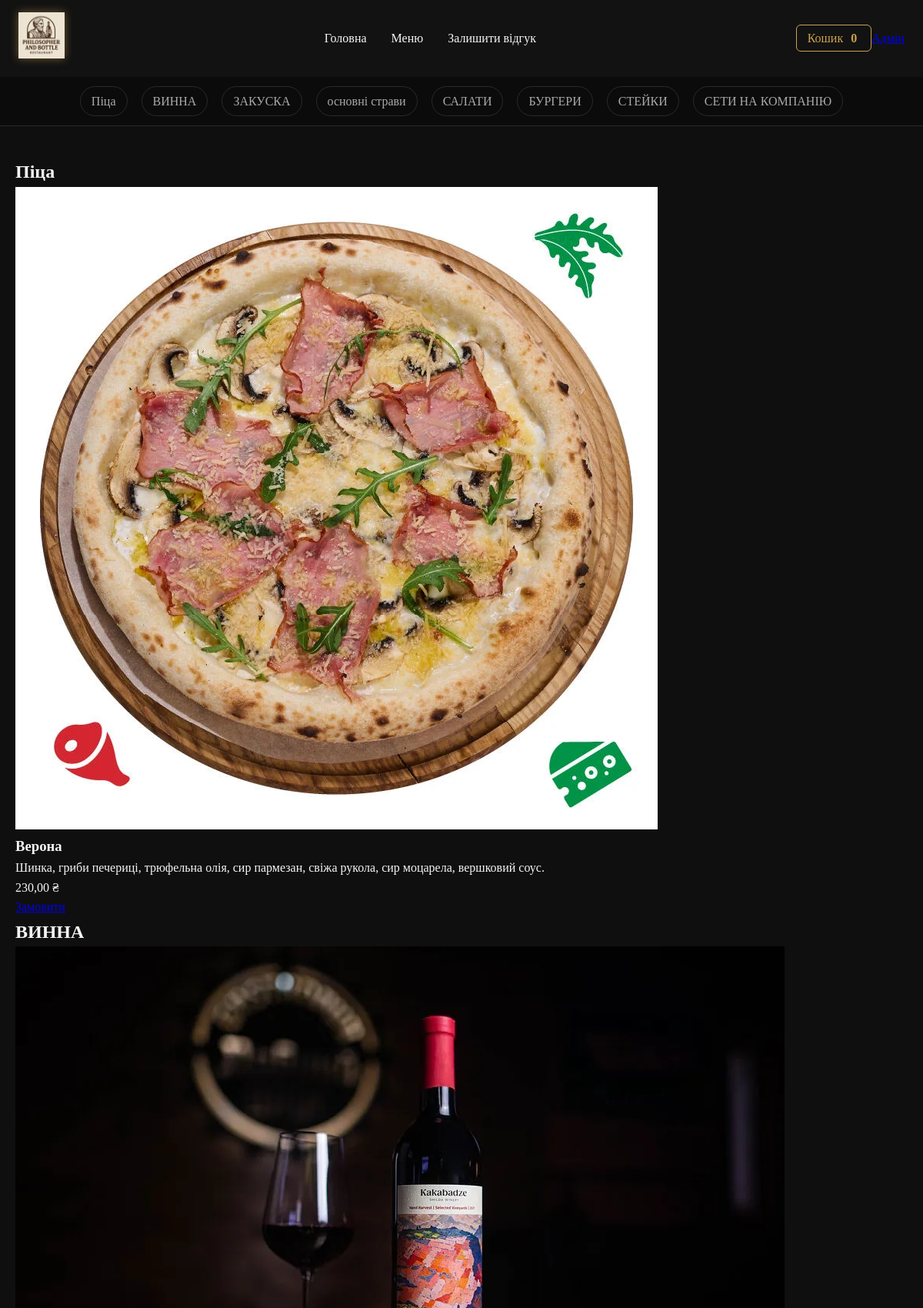
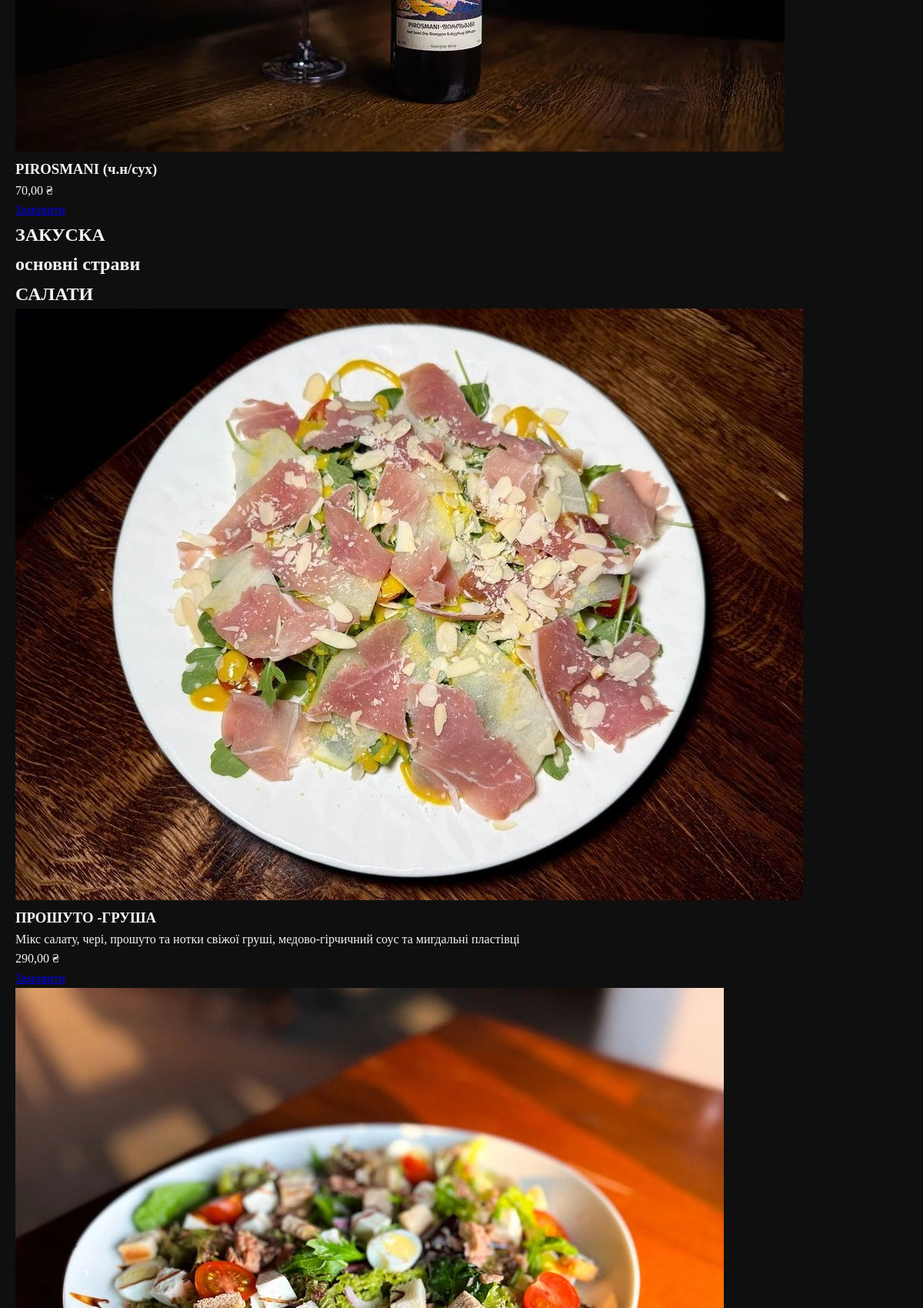
The app's page /menu/ (upper part) with its own data (2 pictures, top to bottom).
### menu/models.py (models this page shows, shortened)
class Category(models.Model):
    title = models.CharField(max_length=200)
    class Meta:
        verbose_name = "Категорія"
        verbose_name_plural = "Категорії"

class Dish(models.Model):
    title = models.CharField(max_length=100)
    description = models.TextField(blank=True)
    price = models.DecimalField(max_digits=8, decimal_places=2)
    weight = models.PositiveIntegerField(default=0)
    category = models.ForeignKey(Category, on_delete=models.CASCADE, related_name='dishes')
    image = models.ImageField(upload_to="dishes/", blank=True, null=True)
    available = models.BooleanField(default=True)
    class Meta:
        verbose_name = "Страва"
        verbose_name_plural = "Страви"

### menu/views.py (the view)
# urls.py: path('menu/', views.menu_page, name='menu'),
def menu_page(request):
    categories = Category.objects.all()
    dishes = Dish.objects.all()
    return render(request, 'menu/menu.html', {
        'categories': categories,
        'dishes': dishes,
    })

### menu/templates/menu/menu.html
{% extends 'menu/base.html' %}
{% block content %}
{% for category in categories %}
  <h2 class="menu-category-title">{{ category.title }}</h2>
  <div class="products-grid">
    {% for dish in dishes %}
      {% if dish.category_id == category.id %}
        <article class="card">
          {% if dish.image %}
            <img src="{{ dish.image.url }}">
          {% endif %}
          <h3>{{ dish.title }}</h3>
          <p>{{ dish.description }}</p>
          <div class="price">{{ dish.price }} ₴</div>
          <a href="{% url 'add_to_cart' dish.id %}" class="order-btn">Замовити</a>
        </article>
      {% endif %}
    {% endfor %}
  </div>
{% endfor %}
{% endblock %}

### menu/templates/menu/base.html (shortened to what this page needs)
{% load static %}
<!DOCTYPE html>
<html lang="uk">
<head>
  <link rel="stylesheet" href="{% static 'menu/style.css' %}">
</head>
<body>
<header class="site-header">
  <div class="header-top">
    <a href="{% url 'home' %}" class="logo">
      <img src="{% static 'menu/5287253502323265526.jpg' %}" alt="Logo" class="logo-img">
    </a>
    <nav class="top-links">
      <a href="{% url 'home' %}">Головна</a>
      <a href="{% url 'menu' %}">Меню</a>
      <a href="{% url 'checkout' %}">Залишити відгук</a>
    </nav>
    <div class="header-actions">
      <a href="{% url 'cart' %}" class="cart-btn">
        Кошик
        <span class="cart-count">
          {% if request.session.cart %}
            {{ request.session.cart|length }}
          {% else %}
            0
          {% endif %}
        </span>
      </a>
      <a href="/admin/" class="admin-link">Адмін</a>
    </div>
  </div>
  <div id="menu" class="categories-strip">
    {% for c in categories %}
      <a href="{% url 'category' c.id %}" class="cat-item">
        {{ c.title }}
      </a>
    {% endfor %}
  </div>
</header>
<main class="page-content">
  {% block content %}{% endblock %}
</main>
</body>
</html>

### menu/static/menu/style.css (style rules this page uses)
:root { --bg-main: #0f0f0f; --bg-card: #181818; --bg-header: #121212; --gold: #c9a24d; --gold-soft: #e0c878; --text-main: #f5f5f5; --text-muted: #aaaaaa; --border-dark: #2a2a2a; }
* { margin: 0; padding: 0; box-sizing: border-box; }
body { background: var(--bg-main); color: var(--text-main); font-family: 'Georgia', 'Times New Roman', serif; line-height: 1.6; }
.site-header { background: var(--bg-header); border-bottom: 1px solid var(--border-dark); }
.header-top { max-width: 1200px; margin: auto; padding: 16px 24px; display: flex; align-items: center; justify-content: space-between; }
.logo-img { height: 60px; filter: drop-shadow(0 0 6px rgba(201,162,77,.5)); }
.top-links a { color: var(--text-main); text-decoration: none; margin: 0 14px; font-size: 16px; position: relative; }
.top-links a::after { content: ''; position: absolute; bottom: -4px; left: 0; width: 0; height: 2px; background: var(--gold); transition: .3s; }
.cart-btn { background: transparent; color: var(--gold); border: 1px solid var(--gold); padding: 8px 14px; border-radius: 6px; text-decoration: none; transition: .3s; }
.cart-count { margin-left: 6px; font-weight: bold; }
.categories-strip { display: flex; justify-content: center; gap: 18px; padding: 12px; background: #0b0b0b; }
.cat-item { color: var(--text-muted); text-decoration: none; padding: 6px 14px; border-radius: 20px; border: 1px solid var(--border-dark); transition: .3s; }
.page-content { max-width: 1200px; margin: auto; padding: 40px 20px; }

### records on screen
Category: title "Піца"
Category: title "ВИННА"
Category: title "ЗАКУСКА"
Category: title "основні страви"
Category: title "САЛАТИ"
Category: title "БУРГЕРИ"
Category: title "СТЕЙКИ"
Category: title "СЕТИ НА КОМПАНІЮ"
Dish: image (picture), title "Верона", description "Шинка, гриби печериці, трюфельна олія, сир пармезан, свіжа рукола, сир моцарела, вершковий соус.", price "230,00"
Dish: image (picture), title "PIROSMANI (ч.н/сух)", price "70,00"
Dish: image (picture), title "ПРОШУТО -ГРУША", description "Мікс салату, чері, прошуто та нотки свіжої груші, медово-гірчичний соус та мигдальні пластівці", price "290,00"
Dish: image (picture)
